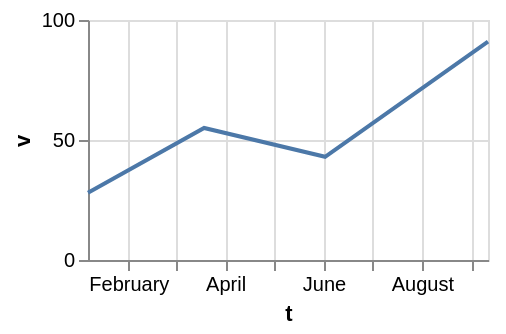

Vega-Lite specification stored for this chart:
### Vega-Lite specification from a JSON file in a GitHub repository (floating-point values rounded to 4 significant figures)
{"$schema": "https://vega.github.io/schema/vega-lite/v6.json", "width": 200, "height": 120, "data": {"values": [{"c": "alpha", "v": 28, "w": 3, "t": "2024-01-07"}, {"c": "beta", "v": 55, "w": 7, "t": "2024-03-19"}, {"c": "gamma", "v": 43, "w": 5, "t": "2024-06-02"}, {"c": "delta", "v": 91, "w": 9, "t": "2024-09-11"}]}, "mark": "line", "encoding": {"x": {"field": "t", "type": "temporal"}, "y": {"field": "v", "type": "quantitative"}}, "config": {"area": {"x": 0.5}}}
